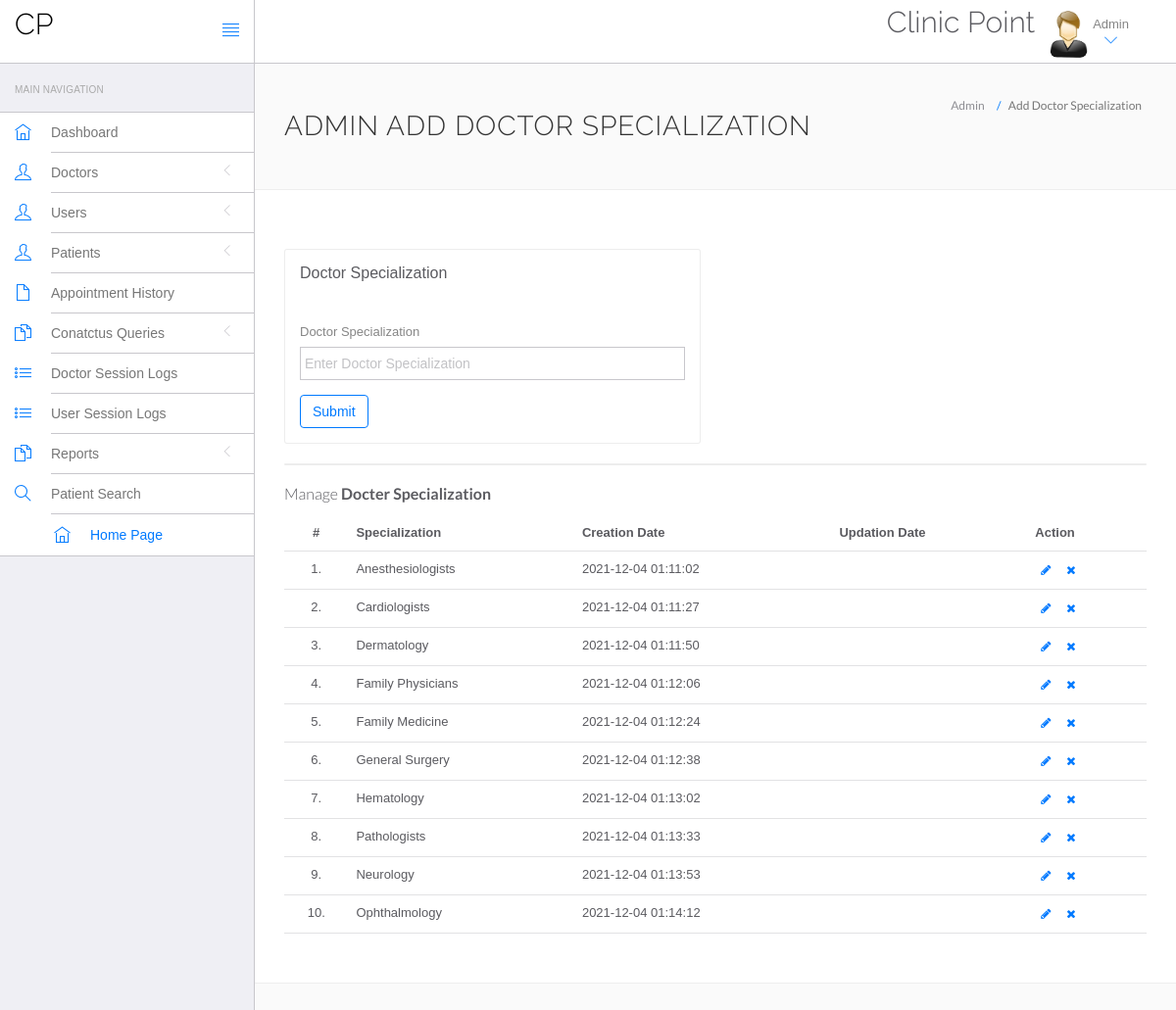
/admin/doctor-specilization.php (signed in), run on the app's committed database.
### tables this page shows
CREATE TABLE `doctorspecilization` (
  `id` int(11) NOT NULL,
  `specilization` varchar(255) DEFAULT NULL,
  `creationDate` timestamp NULL DEFAULT current_timestamp(),
  `updationDate` timestamp NULL DEFAULT NULL ON UPDATE current_timestamp()
);

### admin/doctor-specilization.php (the view, shortened to what this page needs)
<?php
include('include/config.php');
?>
<!DOCTYPE html>
<html lang="en">
	<head>
		<link rel="stylesheet" href="vendor/bootstrap/css/bootstrap.min.css">
		<link rel="stylesheet" href="vendor/fontawesome/css/font-awesome.min.css">
		<link rel="stylesheet" href="vendor/themify-icons/themify-icons.min.css">
		<link href="vendor/animate.css/animate.min.css" rel="stylesheet" media="screen">
		<link href="vendor/perfect-scrollbar/perfect-scrollbar.min.css" rel="stylesheet" media="screen">
		<link href="vendor/switchery/switchery.min.css" rel="stylesheet" media="screen">
		<link href="vendor/bootstrap-touchspin/jquery.bootstrap-touchspin.min.css" rel="stylesheet" media="screen">
		<link href="vendor/select2/select2.min.css" rel="stylesheet" media="screen">
		<link href="vendor/bootstrap-datepicker/bootstrap-datepicker3.standalone.min.css" rel="stylesheet" media="screen">
		<link href="vendor/bootstrap-timepicker/bootstrap-timepicker.min.css" rel="stylesheet" media="screen">
		<link rel="stylesheet" href="assets/css/styles.css">
		<link rel="stylesheet" href="assets/css/plugins.css">
		<link rel="stylesheet" href="assets/css/themes/theme-1.css" id="skin_color" />
	</head>
	<body>
		<div id="app">
<?php include('include/sidebar.php');?>
			<div class="app-content">
						<?php include('include/header.php');?>
				<div class="main-content" >
					<div class="wrap-content container" id="container">
						<section id="page-title">
							<div class="row">
								<div class="col-sm-8">
									<h1 class="mainTitle">Admin Add Doctor Specialization</h1>
																	</div>
								<ol class="breadcrumb">
									<li>
										<span>Admin</span>
									</li>
									<li class="active">
										<span>Add Doctor Specialization</span>
									</li>
								</ol>
							</div>
						</section>
						<div class="container-fluid container-fullw bg-white">
							<div class="row">
								<div class="col-md-12">
									<div class="row margin-top-30">
										<div class="col-lg-6 col-md-12">
											<div class="panel panel-white">
												<div class="panel-heading">
													<h5 class="panel-title">Doctor Specialization</h5>
												</div>
												<div class="panel-body">
													<form role="form" name="dcotorspcl" method="post" >
														<div class="form-group">
															<label for="exampleInputEmail1">
																Doctor Specialization
															</label>
							<input type="text" name="doctorspecilization" class="form-control"  placeholder="Enter Doctor Specialization">
														</div>
														<button type="submit" name="submit" class="btn btn-o btn-primary">
															Submit
														</button>
													</form>
												</div>
											</div>
										</div>
											</div>
										</div>
									<div class="col-lg-12 col-md-12">
											<div class="panel panel-white">
											</div>
										</div>
									</div>
									<div class="row">
								<div class="col-md-12">
									<h5 class="over-title margin-bottom-15">Manage <span class="text-bold">Docter Specialization</span></h5>
									<table class="table table-hover" id="sample-table-1">
										<thead>
											<tr>
												<th class="center">#</th>
												<th>Specialization</th>
												<th class="hidden-xs">Creation Date</th>
												<th>Updation Date</th>
												<th>Action</th>
											</tr>
										</thead>
										<tbody>
<?php
$sql=mysqli_query($con,"select * from doctorSpecilization");
$cnt=1;
while($row=mysqli_fetch_array($sql))
{
?>
											<tr>
												<td class="center"><?php echo $cnt;?>.</td>
												<td class="hidden-xs"><?php echo $row['specilization'];?></td>
												<td><?php echo $row['creationDate'];?></td>
												<td><?php echo $row['updationDate'];?>
												</td>
												<td >
												<div class="visible-md visible-lg hidden-sm hidden-xs">
							<a href="edit-doctor-specialization.php?id=<?php echo $row['id'];?>" class="btn btn-transparent btn-xs" tooltip-placement="top" tooltip="Edit"><i class="fa fa-pencil"></i></a>
	<a href="doctor-specilization.php?id=<?php echo $row['id']?>&del=delete" onClick="return confirm('Are you sure you want to delete?')"class="btn btn-transparent btn-xs tooltips" tooltip-placement="top" tooltip="Remove"><i class="fa fa-times fa fa-white"></i></a>
												</div>
												</td>
											</tr>
											<?php
$cnt=$cnt+1;
											 }?>
										</tbody>
									</table>
								</div>
							</div>
								</div>
							</div>
						</div>
					</div>
				</div>
	</body>
</html>

### admin/include/sidebar.php (shortened to what this page needs)
<div class="sidebar app-aside" id="sidebar">
				<div class="sidebar-container perfect-scrollbar">
<nav>
						<div class="navbar-title">
							<span>Main Navigation</span>
						</div>
						<ul class="main-navigation-menu">
							<li>
								<a href="dashboard.php">
									<div class="item-content">
										<div class="item-media">
											<i class="ti-home"></i>
										</div>
										<div class="item-inner">
											<span class="title"> Dashboard </span>
										</div>
									</div>
								</a>
							</li>
							<li>
								<a href="javascript:void(0)">
									<div class="item-content">
										<div class="item-media">
											<i class="ti-user"></i>
										</div>
										<div class="item-inner">
											<span class="title"> Doctors </span><i class="icon-arrow"></i>
										</div>
									</div>
								</a>
								</li>
				<li>
								<a href="javascript:void(0)">
									<div class="item-content">
										<div class="item-media">
											<i class="ti-user"></i>
										</div>
										<div class="item-inner">
											<span class="title"> Users </span><i class="icon-arrow"></i>
										</div>
									</div>
								</a>
								</li>
								<li>
								<a href="javascript:void(0)">
									<div class="item-content">
										<div class="item-media">
											<i class="ti-user"></i>
										</div>
										<div class="item-inner">
											<span class="title"> Patients </span><i class="icon-arrow"></i>
										</div>
									</div>
								</a>
								</li>
<li>
								<a href="appointment-history.php">
									<div class="item-content">
										<div class="item-media">
											<i class="ti-file"></i>
										</div>
										<div class="item-inner">
											<span class="title"> Appointment History </span>
										</div>
									</div>
								</a>
							</li>
				<li>
								<a href="javascript:void(0)">
									<div class="item-content">
										<div class="item-media">
											<i class="ti-files"></i>
										</div>
										<div class="item-inner">
											<span class="title"> Conatctus Queries </span><i class="icon-arrow"></i>
										</div>
									</div>
								</a>
								</li>
	<li>
								<a href="doctor-logs.php">
									<div class="item-content">
										<div class="item-media">
											<i class="ti-list"></i>
										</div>
										<div class="item-inner">
											<span class="title"> Doctor Session Logs </span>
										</div>
									</div>
								</a>
							</li>
							<li>
								<a href="user-logs.php">
									<div class="item-content">
										<div class="item-media">
											<i class="ti-list"></i>
										</div>
										<div class="item-inner">
											<span class="title"> User Session Logs </span>
										</div>
									</div>
								</a>
							</li>
				<li>
								<a href="javascript:void(0)">
									<div class="item-content">
										<div class="item-media">
											<i class="ti-files"></i>
										</div>
										<div class="item-inner">
											<span class="title"> Reports </span><i class="icon-arrow"></i>
										</div>
									</div>
								</a>
								<li>
								<a href="patient-search.php">
									<div class="item-content">
										<div class="item-media">
											<i class="ti-search"></i>
										</div>
										<div class="item-inner">
											<span class="title"> Patient Search </span>
										</div>
									</div>
								</a>
							</li>
								</li>
								<ul class="main-navigation-menu">
							<li>
								<a href="../index.php">
									<div class="item-content">
										<div class="item-media">
											<i class="ti-home"></i>
										</div>
										<div class="item-inner">
											<span class="title"> Home Page </span>
										</div>
									</div>
								</a>
							</li>
						</ul>
					</nav>
					</div>
			</div>

### admin/include/header.php (shortened to what this page needs)
<header class="navbar navbar-default navbar-static-top">
					<div class="navbar-header">
						<a class="navbar-brand" href="#">
							<h2 style="padding-top:20%; color:#000 ">CP</h2>
						</a>
						<a href="#" class="sidebar-toggler pull-right visible-md visible-lg" data-toggle-class="app-sidebar-closed" data-toggle-target="#app">
							<i class="ti-align-justify"></i>
						</a>
					</div>
					<div class="navbar-collapse collapse">
						<ul class="nav navbar-right">
								<li  style="padding-top:2% ">
								<h2>Clinic Point</h2>
							</li>
							<li class="dropdown current-user">
								<a href class="dropdown-toggle" data-toggle="dropdown">
									<img src="assets/images/images.jpg" > <span class="username">
								Admin
									<i class="ti-angle-down"></i></i></span>
								</a>
							</li>
						</ul>
					</div>
				</header>

### admin/assets/css/plugins.css (style rules this page uses)
.perfect-scrollbar { overflow-y: hidden !important; }

### admin/assets/css/themes/theme-1.css (style rules this page uses)
body { background: #FAFAFA; }
header .navbar-header { background: #ffffff !important; border-right-color: #c8c7cc !important; border-bottom-color: #c8c7cc !important; }
header .navbar-header .sidebar-toggler, header .navbar-header .sidebar-mobile-toggler { color: #007aff !important; }
header .navbar-header .navbar-brand { color: #777 !important; }
header .navbar-collapse { background: #ffffff !important; border-bottom-color: #c8c7cc !important; box-shadow: none !important; }
header .navbar-collapse .navbar-right > li > a { color: #777; }
header .navbar-collapse .navbar-right > li > a i { color: #007aff !important; }
#sidebar { background: #EFEFF4 !important; }
#sidebar:before { border-right-width: "1px" !important; border-right-style: solid; border-right-color: #c8c7cc !important; }
#sidebar nav { border-right-width: "1px" !important; border-right-style: solid; border-right-color: #c8c7cc !important; }
#sidebar nav .navbar-title { color: #aaaaaa; }
#sidebar nav > ul { background: #ffffff !important; border-bottom-color: #c8c7cc !important; border-top-color: #c8c7cc !important; }
#sidebar nav > ul > li > a .item-media > i { color: #007aff !important; }
#sidebar nav > ul > li > a .item-inner { color: #777 !important; border-bottom-color: #c8c7cc; }

### data on the page
doctorspecilization: specilization "Anesthesiologists", creationDate "2021-12-04 01:11:02"
doctorspecilization: specilization "Cardiologists", creationDate "2021-12-04 01:11:27"
doctorspecilization: specilization "Dermatology", creationDate "2021-12-04 01:11:50"
doctorspecilization: specilization "Family Physicians", creationDate "2021-12-04 01:12:06"
doctorspecilization: specilization "Family Medicine", creationDate "2021-12-04 01:12:24"
doctorspecilization: specilization "General Surgery", creationDate "2021-12-04 01:12:38"
doctorspecilization: specilization "Hematology", creationDate "2021-12-04 01:13:02"
doctorspecilization: specilization "Pathologists", creationDate "2021-12-04 01:13:33"
doctorspecilization: specilization "Neurology", creationDate "2021-12-04 01:13:53"
doctorspecilization: specilization "Ophthalmology", creationDate "2021-12-04 01:14:12"
